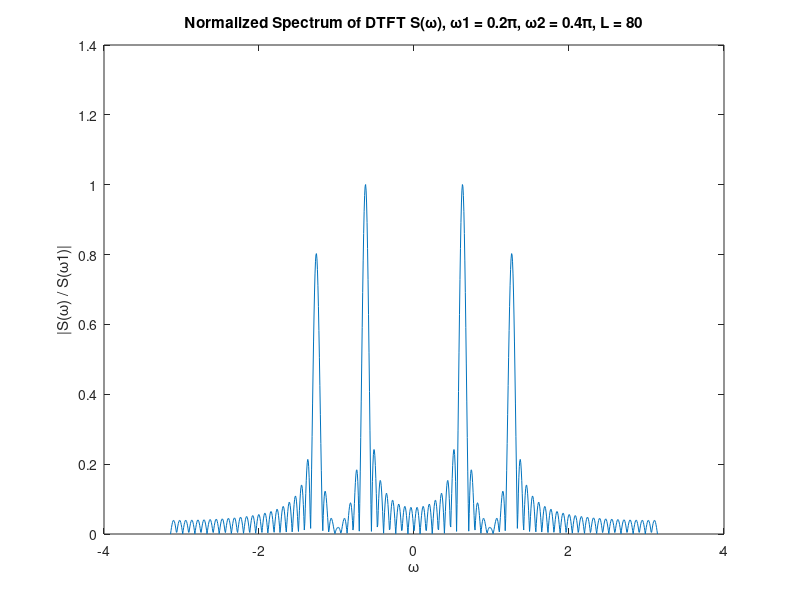

MATLAB code to generate this figure:
L = 80; %change this value
w1 = 0.2*pi;
w2 = 0.4*pi;
P = @(w) L.*exp(-1.*1j.*w.*(L-1)) .* ((sinc((w.*L)./(2.*pi)))./(sinc((w)./(2.*pi))));
S1 = @(w) (1./(2.*1j)).*(P(w-w1)-P(w+w1));
S2 = @(w) (1./(2.*1j)).*(P(w-w2)-P(w+w2));
S = @(w) S1(w)+ 0.8.*S2(w);
w = -pi:(2*pi)/1001:pi;
plot(w,abs(S(w)/S(w1)));
xlabel("ω");
ylabel("|S(ω) / S(ω1)|");
title("Normalized Spectrum of DTFT S(ω), ω1 = 0.2π, ω2 = 0.4π, L = 80");